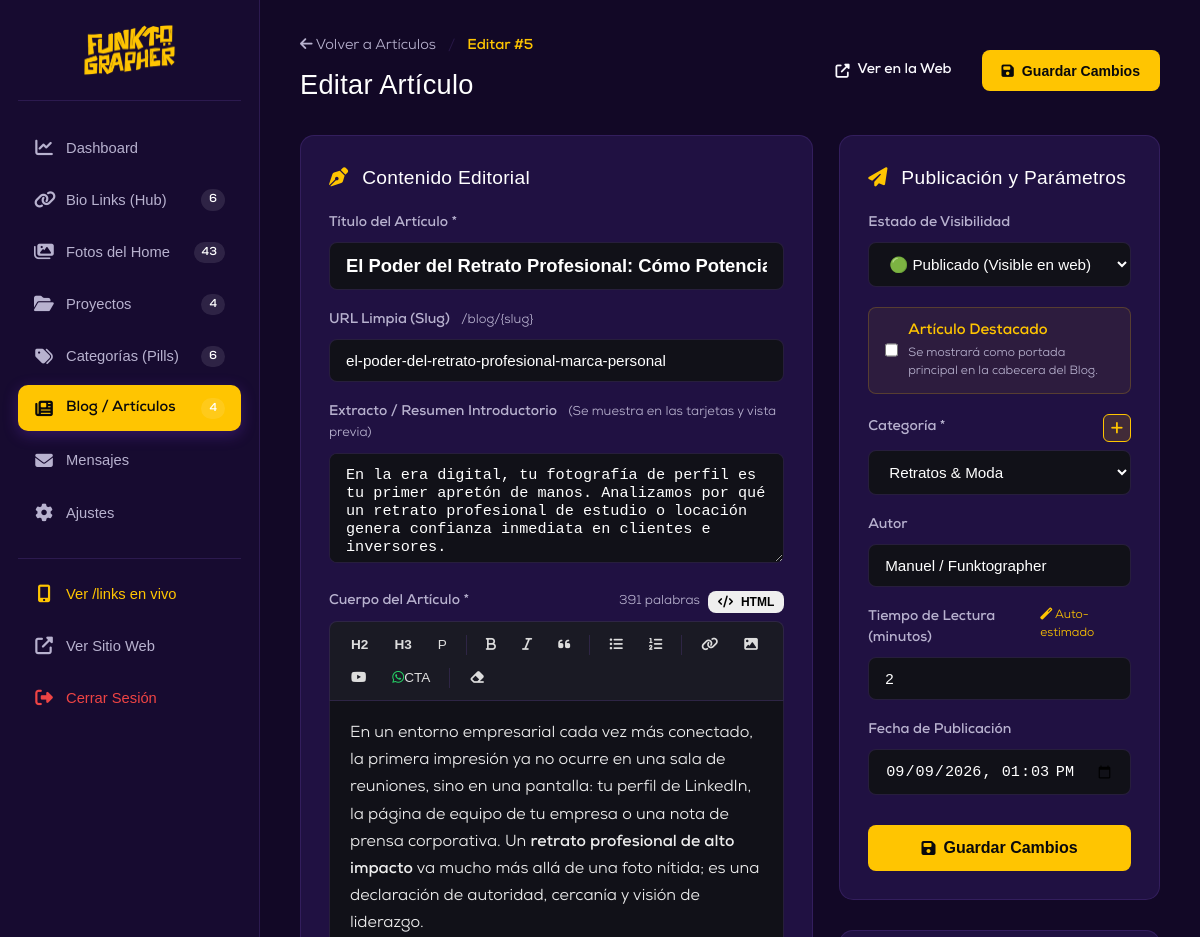
Before: /admin/post-form?id=5 (signed in, upper part) with the older database file.
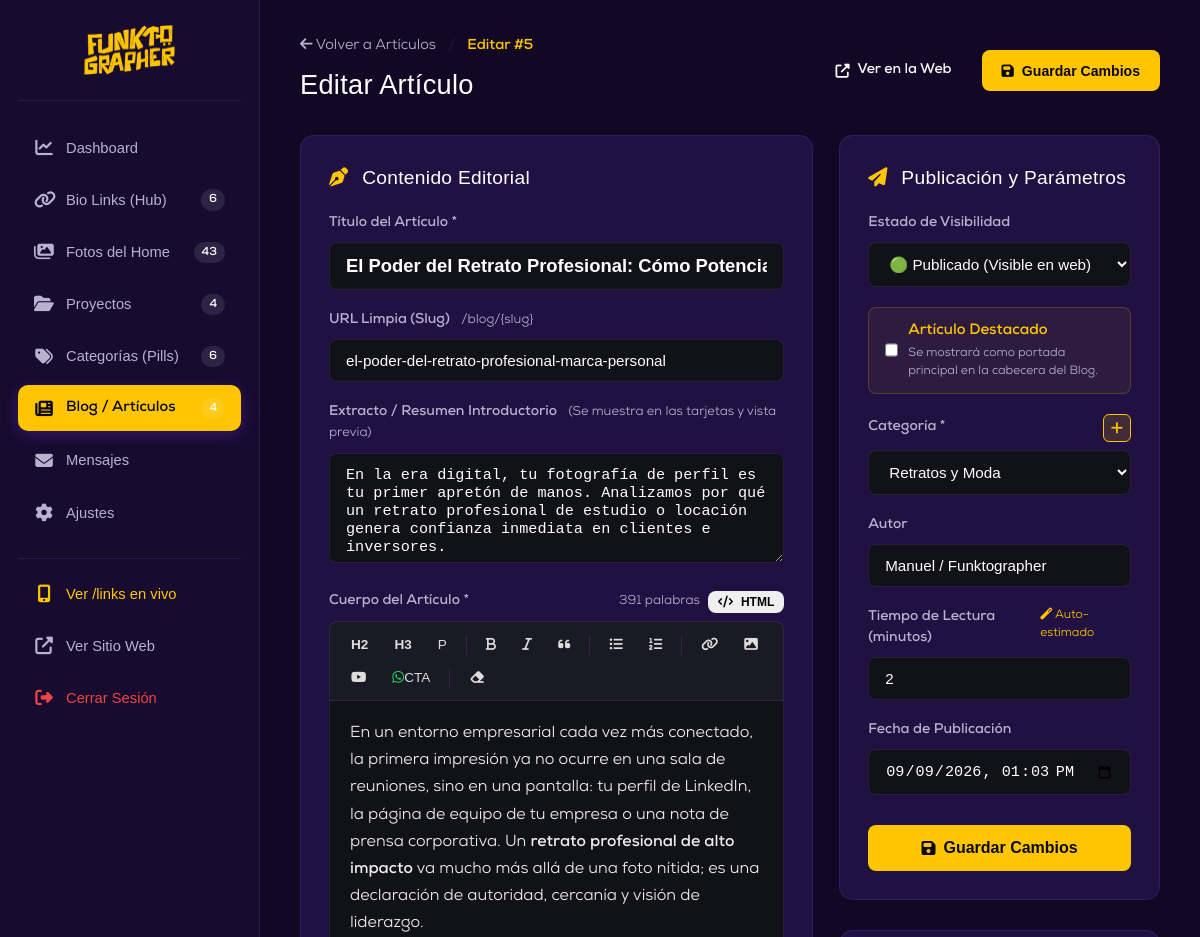
After: the same page with the newer database file.
### tables this page shows
CREATE TABLE `blog_posts` (
  `id` int NOT NULL AUTO_INCREMENT,
  `title` varchar(255) NOT NULL,
  `slug` varchar(255) NOT NULL,
  `excerpt` text,
  `content` longtext NOT NULL,
  `cover_image` varchar(255) NOT NULL,
  `category_id` int DEFAULT NULL,
  `category` varchar(100) DEFAULT 'General',
  `author` varchar(100) DEFAULT 'Manuel / Funktographer',
  `reading_time` int DEFAULT '3',
  `is_featured` tinyint(1) NOT NULL DEFAULT '0',
  `status` enum('published','draft') DEFAULT 'published',
  `views` int DEFAULT '0',
  `meta_title` varchar(255) DEFAULT NULL,
  `meta_description` text,
  `published_at` datetime DEFAULT CURRENT_TIMESTAMP,
  `created_at` datetime DEFAULT CURRENT_TIMESTAMP,
  `updated_at` datetime DEFAULT CURRENT_TIMESTAMP ON UPDATE CURRENT_TIMESTAMP,
  PRIMARY KEY (`id`),
  UNIQUE KEY `slug` (`slug`),
  KEY `category_id` (`category_id`),
  CONSTRAINT `blog_posts_ibfk_1` FOREIGN KEY (`category_id`) REFERENCES `categories` (`id`) ON DELETE SET NULL
);

CREATE TABLE `categories` (
  `id` int NOT NULL AUTO_INCREMENT,
  `name` varchar(100) NOT NULL,
  `slug` varchar(100) NOT NULL,
  `display_order` int NOT NULL DEFAULT '0',
  `is_active` tinyint(1) NOT NULL DEFAULT '1',
  `created_at` datetime DEFAULT CURRENT_TIMESTAMP,
  PRIMARY KEY (`id`),
  UNIQUE KEY `slug` (`slug`)
);

### admin/post-form.php (the view, shortened to what the changed rows need)
<?php
require_once __DIR__ . '/auth.php';
$id = intval($_GET['id'] ?? 0);
$isEdit = ($id > 0);
$post = [
    'title'            => '',
    'slug'             => '',
    'excerpt'          => '',
    'content'          => '',
    'cover_image'      => '',
    'category_id'      => null,
    'category'         => 'Eventos Corporativos',
    'author'           => 'Manuel / Funktographer',
    'reading_time'     => 3,
    'is_featured'      => 0,
    'status'           => 'published',
    'meta_title'       => '',
    'meta_description' => '',
    'published_at'     => date('Y-m-d\TH:i')
];
$categories = $pdo->query("SELECT * FROM categories WHERE is_active = 1 ORDER BY display_order ASC, id ASC")->fetchAll();
if ($isEdit) {
    $stmt = $pdo->prepare("SELECT * FROM blog_posts WHERE id = ?");
    $stmt->execute([$id]);
    $post = $stmt->fetch();
    if (!empty($post['published_at'])) {
        $post['published_at'] = date('Y-m-d\TH:i', strtotime($post['published_at']));
    }
}
require_once __DIR__ . '/header.php';
?>
<div class="adm-header">
  <div>
    <h1 class="adm-title"><?= $isEdit ? 'Editar Artículo' : 'Redactar Nuevo Artículo' ?></h1>
  </div>
</div>
<form method="POST" action="<?= $_SERVER['REQUEST_URI'] ?>" enctype="multipart/form-data" id="postForm">
  <div style="display: grid; grid-template-columns: 1.6fr 1fr; gap: 26px; align-items: flex-start;">
    <div>
      <div class="adm-card">
        <div class="adm-form-group">
          <label class="adm-form-label" for="postTitle">Título del Artículo *</label>
          <input type="text" class="adm-input" id="postTitle" name="title" value="<?= htmlspecialchars($post['title']) ?>" placeholder="Ej: 5 Claves para Lograr Retratos Corporativos Impactantes" style="font-size: 1.15rem; font-weight: 600;" required>
        </div>
        <div class="adm-form-group">
          <label class="adm-form-label" for="postSlug">
            URL Limpia (Slug)
            <span style="font-size: 0.8rem; font-weight: normal; color: var(--adm-muted); margin-left: 8px;">/blog/{slug}</span>
          </label>
          <input type="text" class="adm-input" id="postSlug" name="slug" value="<?= htmlspecialchars($post['slug']) ?>" placeholder="ej: 5-claves-retratos-corporativos-impactantes">
        </div>
        <div class="adm-form-group">
          <label class="adm-form-label" for="postExcerpt">
            Extracto / Resumen Introductorio
            <span style="font-size: 0.8rem; font-weight: normal; color: var(--adm-muted); margin-left: 8px;">(Se muestra en las tarjetas y vista previa)</span>
          </label>
          <textarea class="adm-textarea" id="postExcerpt" name="excerpt" rows="3" placeholder="Breve descripción que motive al lector a hacer clic..."><?= htmlspecialchars($post['excerpt'] ?? '') ?></textarea>
        </div>
        <div class="adm-form-group">
          <div id="visualEditor" class="blog-visual-editor" contenteditable="true" spellcheck="false"><?= $post['content'] ?></div>
        </div>
      </div>
    </div>
    <div>
      <div class="adm-card">
        <div class="adm-form-group">
          <label class="adm-form-label" for="postStatus">Estado de Visibilidad</label>
          <select class="adm-select" id="postStatus" name="status">
            <option value="published" <?= ($post['status'] === 'published') ? 'selected' : '' ?>>🟢 Publicado (Visible en web)</option>
          </select>
        </div>
        <div class="adm-form-group" style="background: rgba(255, 197, 1, 0.06); border: 1px solid rgba(255, 197, 1, 0.2); border-radius: 8px; padding: 12px 16px;">
          <label style="display: flex; align-items: center; gap: 10px; cursor: pointer; margin-bottom: 0;">
            <input type="checkbox" name="is_featured" value="1" <?= $post['is_featured'] ? 'checked' : '' ?> style="width: 18px; height: 18px; accent-color: var(--adm-primary);">
            <div>
              <span style="font-weight: 700; color: #FFC501;">Artículo Destacado</span>
              <div style="font-size: 0.75rem; color: var(--adm-muted); margin-top: 2px;">Se mostrará como portada principal en la cabecera del Blog.</div>
            </div>
          </label>
        </div>
        <div class="adm-form-group">
          <div style="display: flex; justify-content: space-between; align-items: center; margin-bottom: 8px;">
            <label class="adm-form-label" for="categorySelect" style="margin-bottom: 0;">Categoría *</label>
            <button type="button" class="btn-open-cat-modal" id="btnOpenCatModal" title="Crear Nueva Categoría al Vuelo">
            </button>
          </div>
          <select class="adm-select" id="categorySelect" name="category" required>
            <?php
            foreach ($categories as $cat):
              $isSelected = ($post['category'] === $cat['name'] || $post['category'] === $cat['slug']);
            ?>
              <option value="<?= htmlspecialchars($cat['name']) ?>" <?= $isSelected ? 'selected' : '' ?>>
                <?= htmlspecialchars($cat['name']) ?>
              </option>
            <?php endforeach; ?>
          </select>
        </div>
        <div class="adm-form-group">
          <label class="adm-form-label" for="postAuthor">Autor</label>
          <input type="text" class="adm-input" id="postAuthor" name="author" value="<?= htmlspecialchars($post['author'] ?? 'Manuel / Funktographer') ?>">
        </div>
        <div class="adm-form-group">
          <div style="display: flex; justify-content: space-between;">
            <label class="adm-form-label" for="readingTime">Tiempo de Lectura (minutos)</label>
            <span style="font-size: 0.75rem; color: var(--adm-primary);"><i class="fas fa-magic"></i> Auto-estimado</span>
          </div>
          <input type="number" class="adm-input" id="readingTime" name="reading_time" value="<?= intval($post['reading_time'] ?? 3) ?>" min="1" max="60">
        </div>
      </div>
    </div>
  </div>
</form>
<?php require_once __DIR__ . '/footer.php'; ?>

Changed rows visible on the page:
changed blog_posts "el-poder-del-retrato-profesional-marca-personal": category "Retratos & Moda" → "Retratos y Moda"
